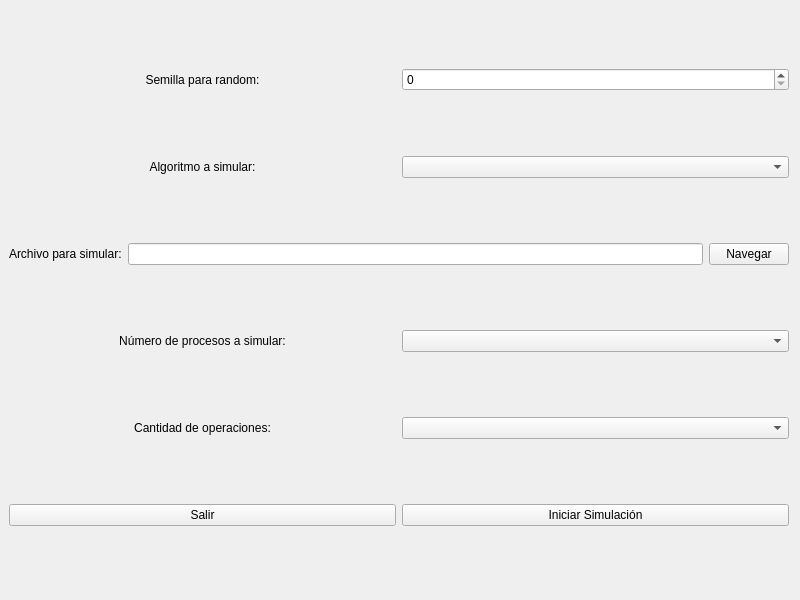
<?xml version="1.0" encoding="UTF-8"?>
<ui version="4.0">
 <class>MainWindow</class>
 <widget class="QMainWindow" name="MainWindow">
  <property name="geometry">
   <rect>
    <x>0</x>
    <y>0</y>
    <width>800</width>
    <height>600</height>
   </rect>
  </property>
  <property name="sizePolicy">
   <sizepolicy hsizetype="Fixed" vsizetype="Fixed">
    <horstretch>0</horstretch>
    <verstretch>0</verstretch>
   </sizepolicy>
  </property>
  <property name="minimumSize">
   <size>
    <width>800</width>
    <height>600</height>
   </size>
  </property>
  <property name="maximumSize">
   <size>
    <width>800</width>
    <height>600</height>
   </size>
  </property>
  <property name="windowTitle">
   <string>Algoritmos de paginación</string>
  </property>
  <widget class="QWidget" name="centralwidget">
   <widget class="QStackedWidget" name="stackedWidget">
    <property name="geometry">
     <rect>
      <x>9</x>
      <y>9</y>
      <width>782</width>
      <height>582</height>
     </rect>
    </property>
    <property name="currentIndex">
     <number>0</number>
    </property>
    <widget class="QWidget" name="page">
     <widget class="QWidget" name="verticalLayoutWidget_2">
      <property name="geometry">
       <rect>
        <x>0</x>
        <y>0</y>
        <width>780</width>
        <height>581</height>
       </rect>
      </property>
      <layout class="QVBoxLayout" name="verticalLayout_3">
       <property name="sizeConstraint">
        <enum>QLayout::SizeConstraint::SetDefaultConstraint</enum>
       </property>
       <item>
        <layout class="QHBoxLayout" name="horizontalLayout_6">
         <item>
          <widget class="QLabel" name="label_6">
           <property name="text">
            <string>Semilla para random:</string>
           </property>
           <property name="alignment">
            <set>Qt::AlignmentFlag::AlignCenter</set>
           </property>
          </widget>
         </item>
         <item>
          <widget class="QSpinBox" name="seedSpin"/>
         </item>
        </layout>
       </item>
       <item>
        <layout class="QHBoxLayout" name="horizontalLayout_8">
         <property name="sizeConstraint">
          <enum>QLayout::SizeConstraint::SetDefaultConstraint</enum>
         </property>
         <item>
          <widget class="QLabel" name="label_7">
           <property name="text">
            <string>Algoritmo a simular:</string>
           </property>
           <property name="alignment">
            <set>Qt::AlignmentFlag::AlignCenter</set>
           </property>
          </widget>
         </item>
         <item>
          <widget class="QComboBox" name="algCombo"/>
         </item>
        </layout>
       </item>
       <item>
        <layout class="QHBoxLayout" name="horizontalLayout_9">
         <item>
          <widget class="QLabel" name="label_8">
           <property name="text">
            <string>Archivo para simular:</string>
           </property>
          </widget>
         </item>
         <item>
          <widget class="QLineEdit" name="fileEdit"/>
         </item>
         <item>
          <widget class="QPushButton" name="browseBtn">
           <property name="text">
            <string>Navegar</string>
           </property>
          </widget>
         </item>
        </layout>
       </item>
       <item>
        <layout class="QHBoxLayout" name="horizontalLayout_10">
         <item>
          <widget class="QLabel" name="label_9">
           <property name="text">
            <string>Número de procesos a simular:</string>
           </property>
           <property name="alignment">
            <set>Qt::AlignmentFlag::AlignCenter</set>
           </property>
          </widget>
         </item>
         <item>
          <widget class="QComboBox" name="processCombo"/>
         </item>
        </layout>
       </item>
       <item>
        <layout class="QHBoxLayout" name="horizontalLayout_11">
         <item>
          <widget class="QLabel" name="label_10">
           <property name="text">
            <string>Cantidad de operaciones:</string>
           </property>
           <property name="alignment">
            <set>Qt::AlignmentFlag::AlignCenter</set>
           </property>
          </widget>
         </item>
         <item>
          <widget class="QComboBox" name="operationCombo"/>
         </item>
        </layout>
       </item>
       <item>
        <layout class="QHBoxLayout" name="horizontalLayout_12">
         <item>
          <widget class="QPushButton" name="exitBtn">
           <property name="text">
            <string>Salir</string>
           </property>
          </widget>
         </item>
         <item>
          <widget class="QPushButton" name="startBtn">
           <property name="layoutDirection">
            <enum>Qt::LayoutDirection::LeftToRight</enum>
           </property>
           <property name="text">
            <string>Iniciar Simulación</string>
           </property>
          </widget>
         </item>
        </layout>
       </item>
      </layout>
     </widget>
    </widget>
    <widget class="QWidget" name="page_2"/>
   </widget>
  </widget>
 </widget>
 <resources/>
 <connections/>
</ui>
